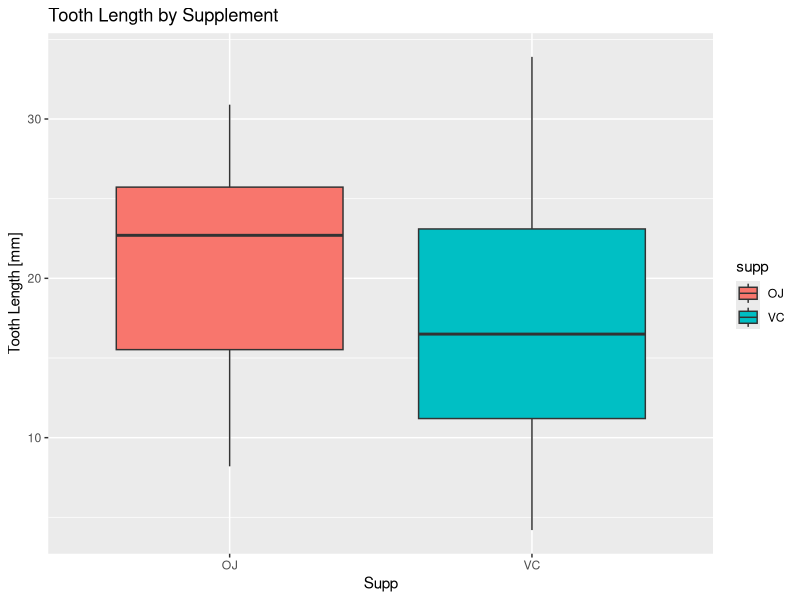
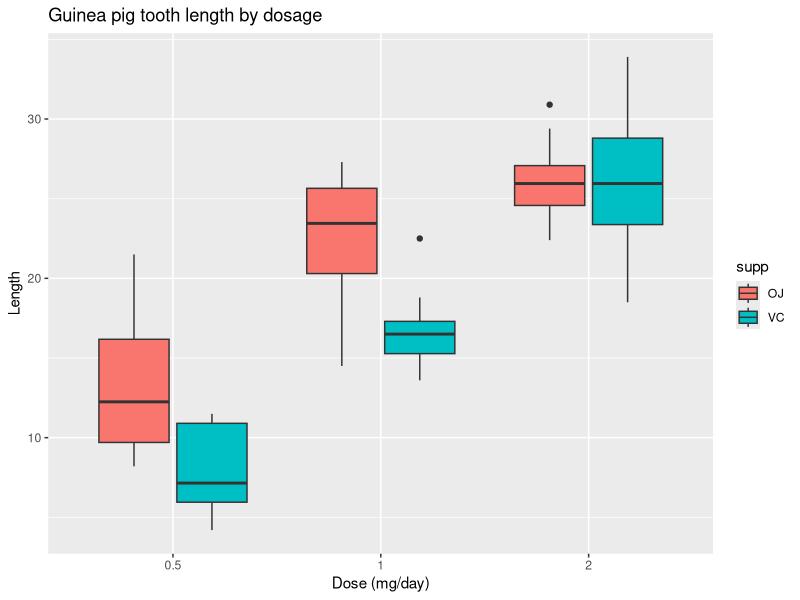

These charts were generated, in order, by the following R code:
## ---- chunk 1
knitr::opts_chunk$set(echo = TRUE)
## ---- chunk 2
library(datasets)
library(ggplot2)
data(ToothGrowth)
str(ToothGrowth)

## ---- chunk 3
summary(ToothGrowth)
t <- ToothGrowth

ggplot(t, aes(x = supp, y = len)) + geom_boxplot(aes(fill = supp)) + xlab("Supp") + ylab("Tooth Length [mm]") + ggtitle("Tooth Length by Supplement")

ggplot(t, aes(x=factor(dose), y=len)) + geom_boxplot(aes(fill = supp)) + labs(title="Guinea pig tooth length by dosage", x="Dose (mg/day)", y="Length")
## ---- chunk 4
unique(ToothGrowth$dose)
## ---- chunk 5
t.test(len ~ supp, data = subset(t, dose == 0.5))
## ---- chunk 6
t.test(len ~ supp, data = subset(t, dose == 1))
## ---- chunk 7
t.test(len ~ supp, data = subset(t, dose == 2))
